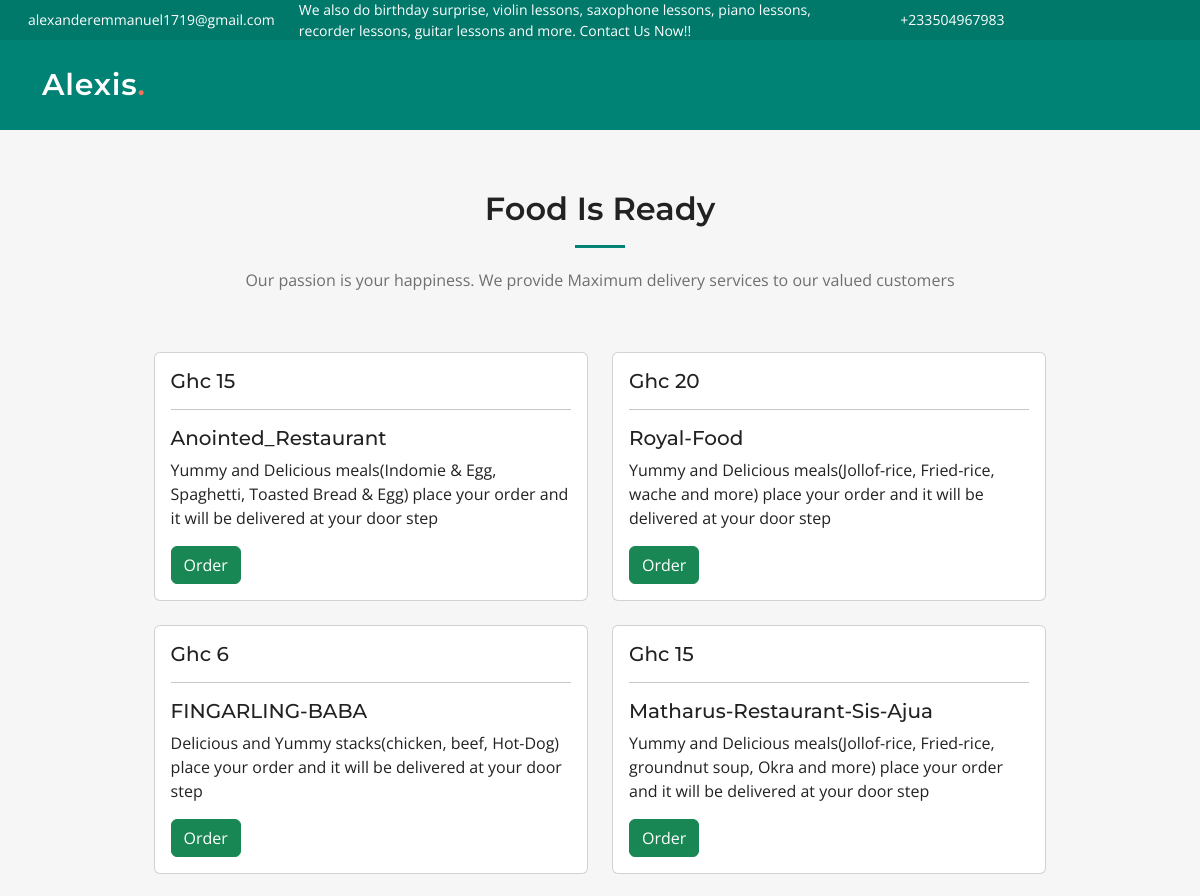
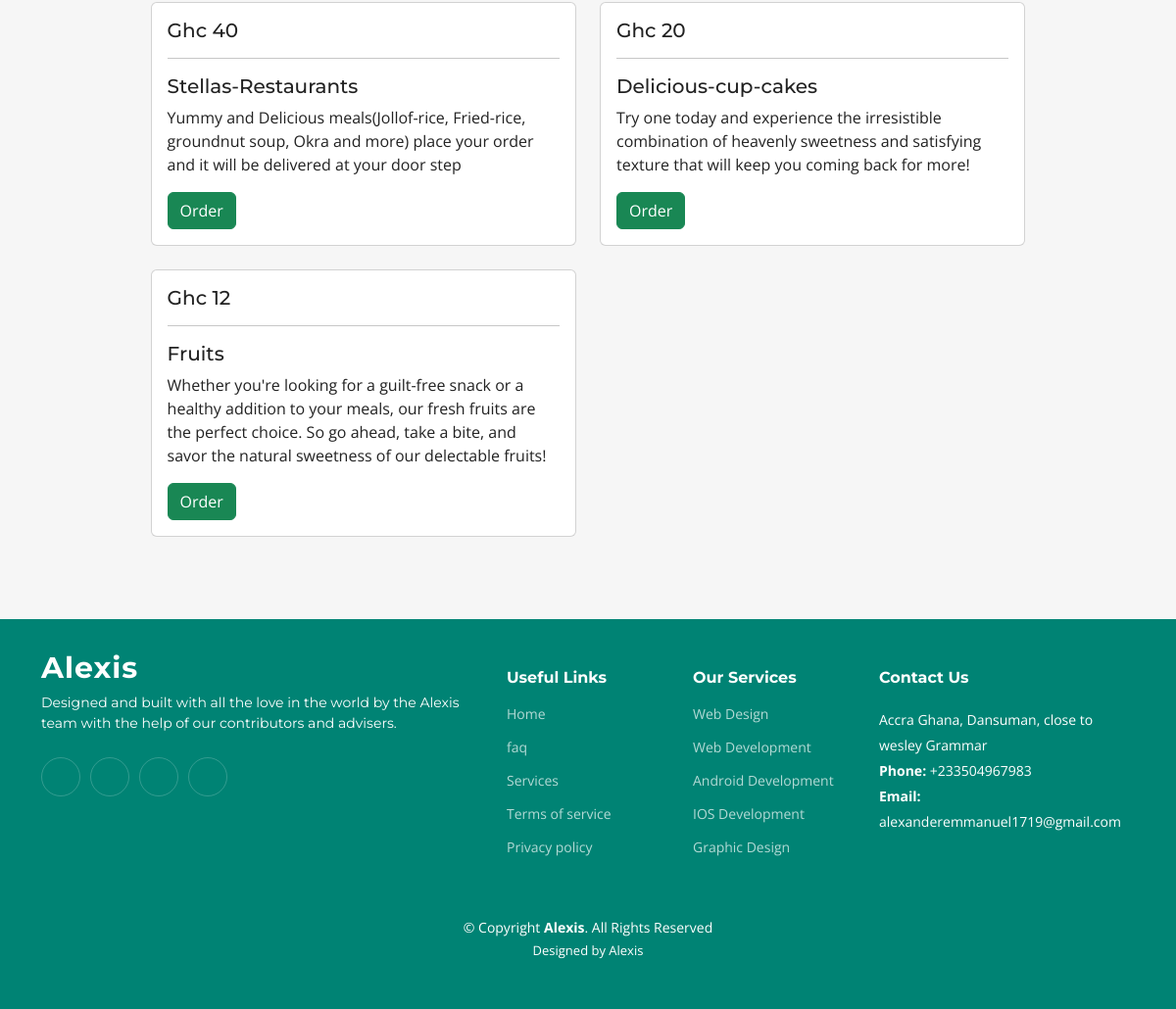
The app's page /service/Methodist-University-Shops, older data (2 pictures, top to bottom).
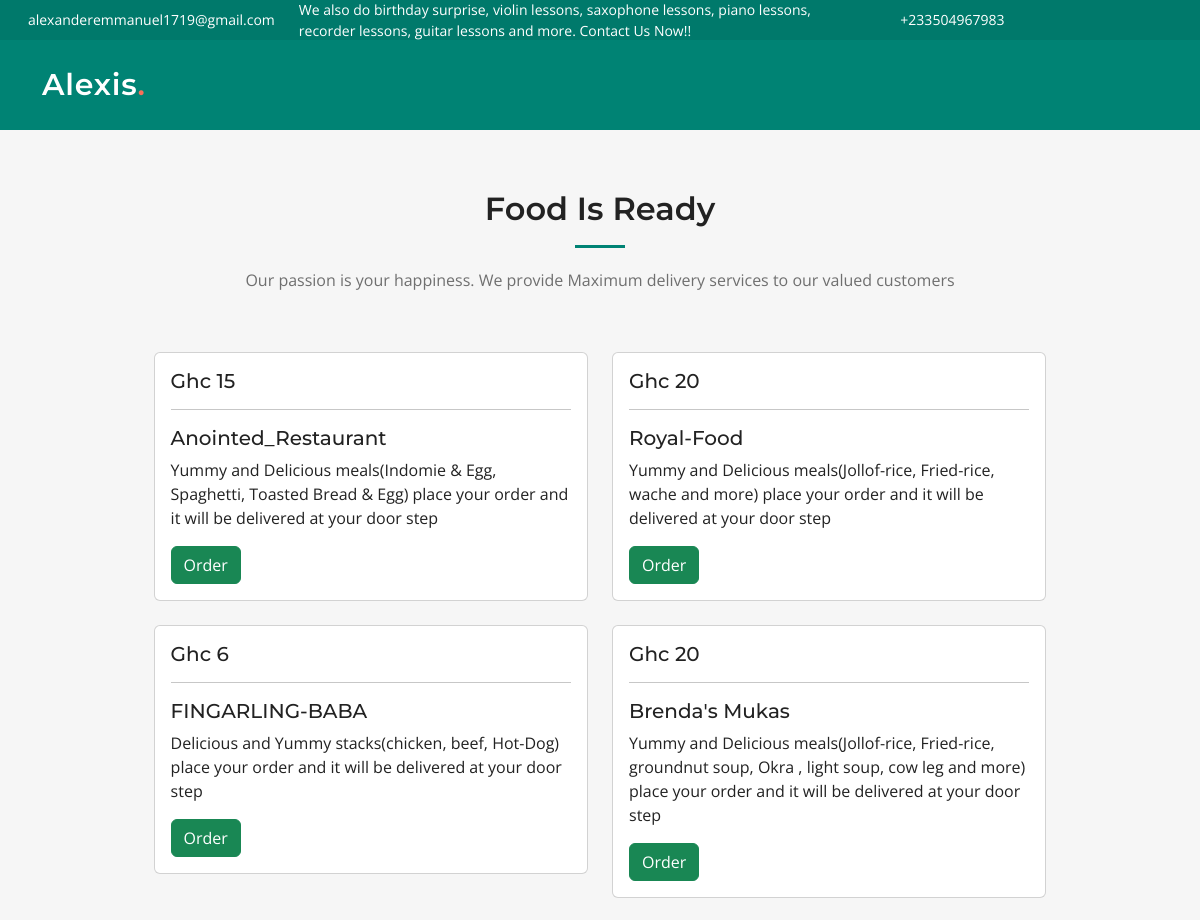
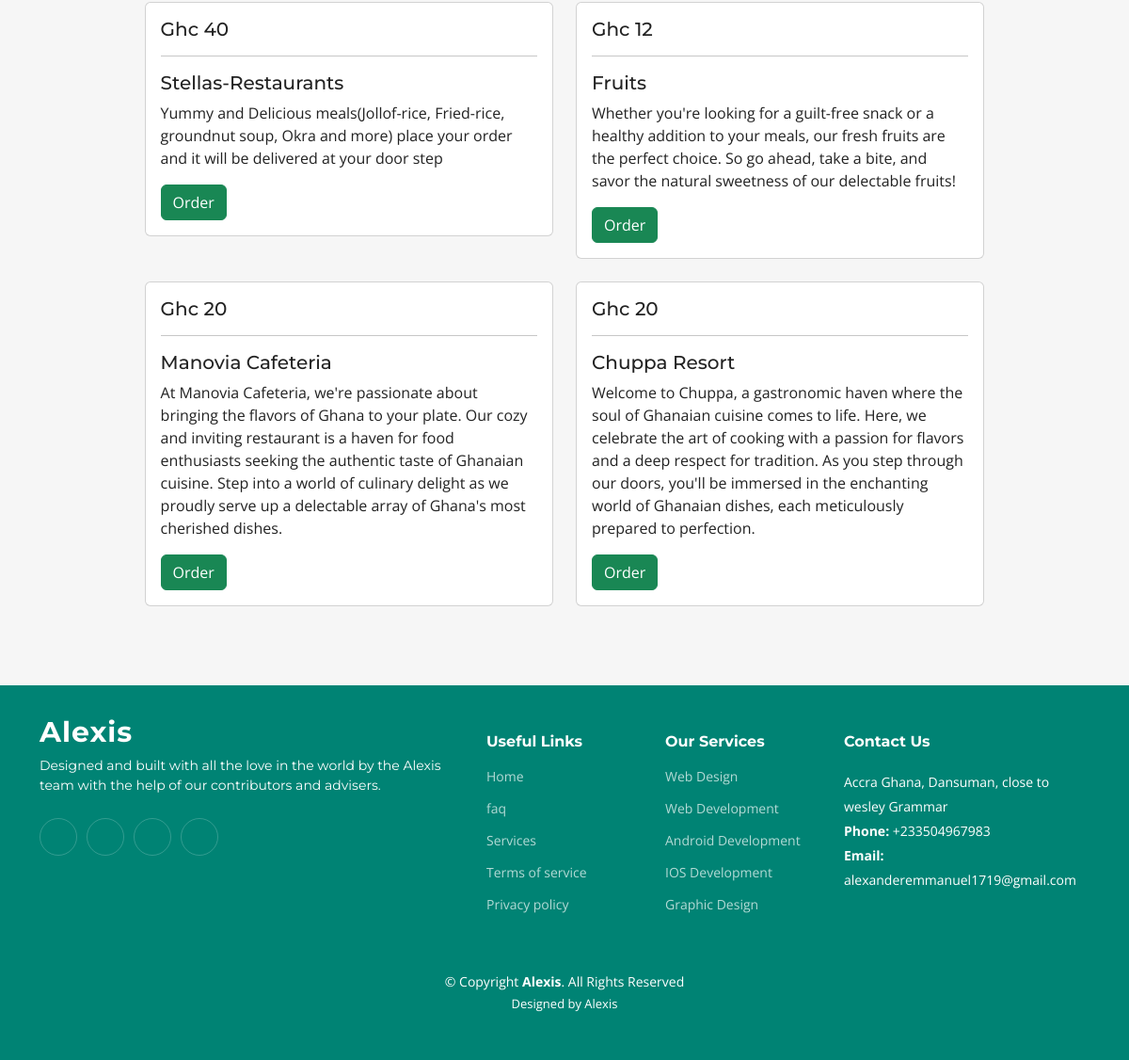
The same page, newer data (2 pictures, top to bottom).
### home/models.py (models this page shows)
class SupportStaffDetails(models.Model):
    location = models.CharField(max_length=288)
    email = models.EmailField()
    contact = models.CharField(max_length=15)
    open_hours = models.CharField(max_length=255)
    twitter_link = models.CharField(max_length=500, null=True, blank=True)
    facebook_link = models.CharField(max_length=500, null=True, blank=True)
    instagram_link = models.CharField(max_length=500, null=True, blank=True)
    linkedin_link = models.CharField(max_length=500, null=True, blank=True)

### services/models.py (models this page shows, shortened)
class Shop(models.Model):
    name = models.CharField(max_length=70)
    price = models.CharField(max_length=70)
    slug = models.SlugField(max_length=255, unique=True)
    description = models.TextField()
    is_active = models.BooleanField(default=True, blank=True)
    image = models.ImageField(upload_to="shops/images", blank=True, null=True)
    services = models.ForeignKey(
        Services, on_delete=models.CASCADE
    )
    created_at = models.DateTimeField(auto_now_add=True, )
    updated_at = models.DateTimeField(auto_now=True)

### services/views.py (the view)
# urls.py: path('<slug:services_slug>', views.store, name="shop_by_services"),
def store(request, services_slug=None):
    staffDetails = SupportStaffDetails.objects.all()[0]
    services = None
    shops = None
    if services_slug != None:
        services = get_object_or_404(Services, slug=services_slug)
        shops = Shop.objects.filter(services=services, is_active=True)
        shop_count = shops.count()
    else:
        shops = Shop.objects.all().filter(is_active=True)
        shop_count = shops.count()
    context = {
        'shops': shops,
        'shop_count': shop_count,
        'staffDetails': staffDetails
    }
    return render(request, 'stores.html', {"context": context})

### templates/stores.html (shortened to what this page needs)
{% load static %} {% include 'base.html' %}
{% block body %}
<section id="store" class="recent-posts sections-bg">
	<div class="container" data-aos="fade-up">
	  <div class="section-header">
		<h2> Food Is Ready </h2>
		{% if context.shops %}
		<p>Our passion is your happiness. We provide Maximum delivery services to our valued customers</p>
		{% else %}
		<p>Empty shops. Shops at this location have not been registered with us!</p>
		{% endif %}
	  </div>
        <div class="bmi">
	    <div class="row">
            {% if context.shops %}
					{% for shop in context.shops %}
					<div class="col-lg-6 mb-4">
					{% if shop.is_active %}
					<div class="card">
						<div class="card-body">
							<h5 class="card-title">Ghc {{shop.price}} <br>
							<hr>
							{{shop.name}}
							</h5>
							<p class="card-text">
							{{shop.description}}
							</p>
							<a href="delivery/{{shop.services.serviceName }}/{{shop.name}}" class="btn btn-success text-white">
								Order
							</a>
						</div>
					</div>
				</div>
				{% endif%}
				{% endfor %}
		{% else %}
		<div class="col-lg-12 order-1 order-lg-2">
			<img src="{% static 'assets/img/empty_cart.png' %}" class="img-fluid rounded-5" alt="" data-aos="zoom-out" data-aos-delay="100">
		  </div>
		{% endif %}
	</div>
</div>
</div>
</section>
{% endblock %}
    {% include 'footer.html' %}

### templates/base.html (shortened to what this page needs)
{% load static %}
<!DOCTYPE html>
<html lang="en">
<head>
  <link href="{% static 'assets/vendor/bootstrap/css/bootstrap.min.css' %} " rel="stylesheet">
  <link href="{% static 'assets/vendor/bootstrap-icons/bootstrap-icons.css' %}" rel="stylesheet">
  <link href="{% static 'assets/vendor/aos/aos.css' %}" rel="stylesheet">
  <link href="{% static 'assets/vendor/glightbox/css/glightbox.min.css' %}" rel="stylesheet">
  <link href="{% static 'assets/vendor/swiper/swiper-bundle.min.css' %}" rel="stylesheet">
  <link href="{% static 'assets/css/main.css' %}" rel="stylesheet">
</head>
<body>
  <section id="topbar" class="topbar d-flex align-items-center">
    <marquee>
    <div class="container d-flex justify-content-center justify-content-md-between">
      <div class="contact-info d-flex align-items-center">
        <i class="bi bi-envelope d-flex align-items-center"><a href="mailto:{{context.staffDetails.email}}">{{context.staffDetails.email}}</a></i>
        <div class="d-flex align-items-center ms-4"><span>We also do birthday surprise, violin lessons, saxophone lessons, piano lessons, recorder lessons, guitar lessons and more. Contact Us Now!!</span></div>
        <i class="bi bi-phone d-flex align-items-center ms-4"><span>{{context.staffDetails.contact}} </span></i>
      </div>
      <div class="social-links d-none d-md-flex align-items-center">
        <a href="{{context.staffDetails.twitter_link}}" class="twitter"><i class="bi bi-twitter"></i></a>
        <a href="{{context.staffDetails.facebook_link}}" class="facebook"><i class="bi bi-facebook"></i></a>
        <a href="{{context.staffDetails.instagram_link}}" class="instagram"><i class="bi bi-instagram"></i></a>
        <a href="{{context.staffDetails.linkedin_link}}" class="linkedin"><i class="bi bi-linkedin"></i></i></a>
      </div>
    </div>
  </marquee>
  </section>
  <header id="header" class="header d-flex align-items-center">
    <div class="container-fluid container-xl d-flex align-items-center justify-content-between">
      <a href="{% url 'home' %}" class="logo d-flex align-items-center">
        <h1>Alexis<span>.</span></h1>
      </a>
      <i class="mobile-nav-toggle mobile-nav-show bi bi-list"></i>
    </div>
  </header>

### templates/footer.html (shortened to what this page needs)
{% load static %}
  <footer id="footer" class="footer">
    <div class="container">
      <div class="row gy-4">
        <div class="col-lg-5 col-md-12 footer-info">
          <a href="index.html" class="logo d-flex align-items-center">
            <span>Alexis</span>
          </a>
          <p>Designed and built with all the love in the world by the Alexis team with the help of our contributors and advisers.</p>
          <div class="social-links d-flex mt-4">
            <a href="https://www.{{context.staffDetails.twitter_link}}" target="_blank" class="twitter"><i class="bi bi-twitter"></i></a>
            <a href="https://www.{{context.staffDetails.facebook_link}}" target="_blank" class="facebook"><i class="bi bi-facebook"></i></a>
            <a href="https://www.{{context.staffDetails.instagram_link}}" target="_blank" class="instagram"><i class="bi bi-instagram"></i></a>
            <a href="https://www.{{context.staffDetails.linkedin_link}}" target="_blank" class="linkedin"><i class="bi bi-linkedin"></i></a>
          </div>
        </div>
        <div class="col-lg-2 col-6 footer-links">
          <h4>Useful Links</h4>
          <ul>
            <li><a href="#">Home</a></li>
            <li><a href="#faq">faq</a></li>
            <li><a href="#services">Services</a></li>
            <li><a href="#">Terms of service</a></li>
            <li><a href="#">Privacy policy</a></li>
          </ul>
        </div>
        <div class="col-lg-2 col-6 footer-links">
          <h4>Our Services</h4>
          <ul>
            <li><a href="{% url 'contact' %}">Web Design</a></li>
            <li><a href="{% url 'contact' %}">Web Development</a></li>
            <li><a href="{% url 'contact' %}">Android Development</a></li>
            <li><a href="{% url 'contact' %}">IOS Development</a></li>
            <li><a href="{% url 'contact' %}">Graphic Design</a></li>
          </ul>
        </div>
        <div class="col-lg-3 col-md-12 footer-contact text-center text-md-start">
          <h4>Contact Us</h4>
          <p>
            {{context.staffDetails.location}} <br>
            <strong>Phone:</strong> {{context.staffDetails.contact}}<br>
            <strong>Email:</strong> {{context.staffDetails.email}}<br>
          </p>
        </div>
      </div>
    </div>
    <div class="container mt-4">
      <div class="copyright">
        &copy; Copyright <strong><span>Alexis</span></strong>. All Rights Reserved
      </div>
      <div class="credits">
        Designed by <a href="#">Alexis</a>
      </div>
    </div>
  </footer>
</body>
</html>

### static/assets/css/main.css (style rules this page uses)
:root { --font-default: "Open Sans", system-ui, -apple-system, "Segoe UI", Roboto, "Helvetica Neue", Arial, "Noto Sans", "Liberation Sans", sans-serif, "Apple Color Emoji", "Segoe UI Emoji", "Segoe UI Symbol", "Noto Color Emoji"; --font-primary: "Montserrat", sans-serif; --font-secondary: "Poppins", sans-serif; }
:root { --color-default: #222222; --color-primary: #008374; --color-secondary: #f85a40; }
:root { scroll-behavior: smooth; }
body { font-family: var(--font-default); color: var(--color-default); }
a { color: var(--color-primary); text-decoration: none; }
h1, h2, h3, h4, h5, h6 { font-family: var(--font-primary); }
section { padding: 60px 0; overflow: hidden; }
.sections-bg { background-color: #f6f6f6; }
.section-header { text-align: center; padding-bottom: 60px; }
.section-header h2 { font-size: 32px; font-weight: 600; margin-bottom: 20px; padding-bottom: 20px; position: relative; }
.section-header h2:after { content: ""; position: absolute; display: block; width: 50px; height: 3px; background: var(--color-primary); left: 0; right: 0; bottom: 0; margin: auto; }
.section-header p { margin-bottom: 0; color: #6f6f6f; }
.topbar { background: #00796b; height: 40px; font-size: 14px; transition: all 0.5s; color: #fff; padding: 0; }
.topbar .contact-info i { font-style: normal; color: #fff; line-height: 0; }
.topbar .contact-info i a, .topbar .contact-info i span { padding-left: 5px; color: #fff; }
.topbar .contact-info i a { line-height: 0; transition: 0.3s; }
.topbar .social-links a { color: rgba(255, 255, 255, 0.7); line-height: 0; transition: 0.3s; margin-left: 20px; }
.header { transition: all 0.5s; z-index: 997; height: 90px; background-color: var(--color-primary); }
.header .logo h1 { font-size: 30px; margin: 0; font-weight: 600; letter-spacing: 0.8px; color: #fff; font-family: var(--font-primary); }
.header .logo h1 span { color: #f96f59; }
section { scroll-margin-top: 70px; }
@media (max-width: 1279px) { .mobile-nav-show { color: rgba(255, 255, 255, 0.6); font-size: 28px; cursor: pointer; line-height: 0; transition: 0.5s; z-index: 9999; margin-right: 10px; } }
.footer { font-size: 14px; background-color: var(--color-primary); padding: 50px 0; color: white; }
.footer .footer-info .logo { line-height: 0; margin-bottom: 25px; }
.footer .footer-info .logo span { font-size: 30px; font-weight: 700; letter-spacing: 1px; color: #fff; font-family: var(--font-primary); }
.footer .footer-info p { font-size: 14px; font-family: var(--font-primary); }
.footer .social-links a { display: flex; align-items: center; justify-content: center; width: 40px; height: 40px; border-radius: 50%; border: 1px solid rgba(255, 255, 255, 0.2); font-size: 16px; color: rgba(255, 255, 255, 0.7); margin-right: 10px; transition: 0.3s; }
.footer h4 { font-size: 16px; font-weight: bold; position: relative; padding-bottom: 12px; }
.footer .footer-links { margin-bottom: 30px; }
.footer .footer-links ul { list-style: none; padding: 0; margin: 0; }
.footer .footer-links ul li { padding: 10px 0; display: flex; align-items: center; }
.footer .footer-links ul li:first-child { padding-top: 0; }
.footer .footer-links ul a { color: rgba(255, 255, 255, 0.7); transition: 0.3s; display: inline-block; line-height: 1; }
.footer .footer-contact p { line-height: 26px; }
.footer .copyright { text-align: center; }
.footer .credits { padding-top: 4px; text-align: center; font-size: 13px; }
.footer .credits a { color: #fff; }

### templates/stores.html (style rules this page uses)
.bmi { margin-left: 10%; margin-right: 10%; width: auto; }

Row changes from the older to the newer data that the page shows:
no longer on this page (row edited): Shop: price "20", name "Delicious-cup-cakes", description "Try one today and experience the irresistible combination of heavenly sweetness and satisfying texture that will keep you coming back for more!"
changed Shop: price "15" → "20"; name "Matharus-Restaurant-Sis-Ajua" → "Brenda's Mukas"; description "Yummy and Delicious meals(Jollof-rice, Fried-rice, groundnut soup, Okra and more) place your order and it will be delivered at your door step" → "…Fried-rice, groundnut soup, Okra , light soup, cow leg and more) place your…"
added Shop: price "20", name "Manovia Cafeteria", description "At Manovia Cafeteria, we're passionate about bringing the flavors of Ghana to your plate. Our cozy and inviting restaurant is a haven for food enthusiasts seeking the authentic taste of Ghanaian cuisine. Step into a world of culinary delight as we proudly serve up a delectable array of Ghana's most cherished dishes."
added Shop: price "20", name "Chuppa Resort", description "Welcome to Chuppa, a gastronomic haven where the soul of Ghanaian cuisine comes to life. Here, we celebrate the art of cooking with a passion for flavors and a deep respect for tradition. As you step through our doors, you'll be immersed in the enchanting world of Ghanaian dishes, each meticulously prepared to perfection."
